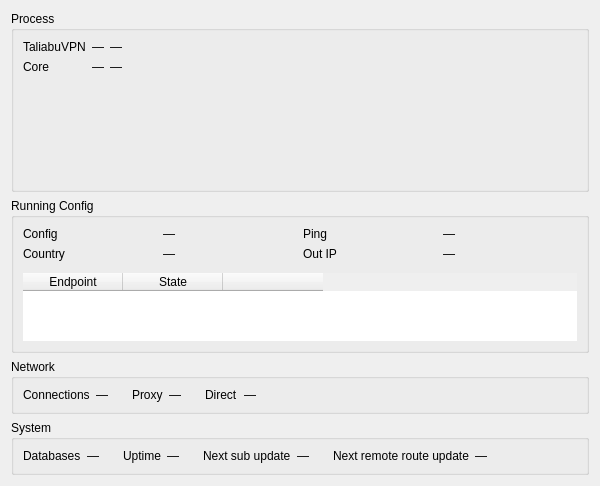
<?xml version="1.0" encoding="UTF-8"?>
<ui version="4.0">
 <class>RuntimeStatsWidget</class>
 <widget class="QWidget" name="RuntimeStatsWidget">
  <property name="geometry">
   <rect>
    <x>0</x>
    <y>0</y>
    <width>600</width>
    <height>470</height>
   </rect>
  </property>
  <layout class="QGridLayout" name="rootGrid">
   <item row="0" column="0">
    <widget class="QGroupBox" name="groupProcess">
     <property name="title">
      <string>Process</string>
     </property>
     <layout class="QVBoxLayout" name="processLayout">
      <item>
       <layout class="QGridLayout" name="tableGrid">
        <item row="0" column="0">
         <widget class="QLabel" name="labelThroneName">
          <property name="text">
           <string notr="true">TaliabuVPN</string>
          </property>
         </widget>
        </item>
        <item row="0" column="1">
         <widget class="QLabel" name="vThroneCpu">
          <property name="text">
           <string notr="true">—</string>
          </property>
          <property name="alignment">
           <set>Qt::AlignmentFlag::AlignRight|Qt::AlignmentFlag::AlignTrailing|Qt::AlignmentFlag::AlignVCenter</set>
          </property>
         </widget>
        </item>
        <item row="0" column="2">
         <widget class="QLabel" name="vThroneRam">
          <property name="text">
           <string notr="true">—</string>
          </property>
          <property name="alignment">
           <set>Qt::AlignmentFlag::AlignRight|Qt::AlignmentFlag::AlignTrailing|Qt::AlignmentFlag::AlignVCenter</set>
          </property>
         </widget>
        </item>
        <item row="1" column="0">
         <widget class="QLabel" name="labelCoreName">
          <property name="text">
           <string>Core</string>
          </property>
         </widget>
        </item>
        <item row="1" column="1">
         <widget class="QLabel" name="vCoreCpu">
          <property name="text">
           <string notr="true">—</string>
          </property>
          <property name="alignment">
           <set>Qt::AlignmentFlag::AlignRight|Qt::AlignmentFlag::AlignTrailing|Qt::AlignmentFlag::AlignVCenter</set>
          </property>
         </widget>
        </item>
        <item row="1" column="2">
         <widget class="QLabel" name="vCoreRam">
          <property name="text">
           <string notr="true">—</string>
          </property>
          <property name="alignment">
           <set>Qt::AlignmentFlag::AlignRight|Qt::AlignmentFlag::AlignTrailing|Qt::AlignmentFlag::AlignVCenter</set>
          </property>
         </widget>
        </item>
        <item row="0" column="3" rowspan="2">
         <spacer name="tableSpacer">
          <property name="orientation">
           <enum>Qt::Orientation::Horizontal</enum>
          </property>
          <property name="sizeHint" stdset="0">
           <size>
            <width>12</width>
            <height>0</height>
           </size>
          </property>
         </spacer>
        </item>
       </layout>
      </item>
      <item>
       <layout class="QHBoxLayout" name="chartsRow">
        <item>
         <widget class="MiniChartWidget" name="cpuChart" native="true">
          <property name="minimumSize">
           <size>
            <width>0</width>
            <height>100</height>
           </size>
          </property>
         </widget>
        </item>
        <item>
         <widget class="MiniChartWidget" name="ramChart" native="true">
          <property name="minimumSize">
           <size>
            <width>0</width>
            <height>100</height>
           </size>
          </property>
         </widget>
        </item>
       </layout>
      </item>
     </layout>
    </widget>
   </item>
   <item row="1" column="0">
    <widget class="QGroupBox" name="groupRunning">
     <property name="title">
      <string>Running Config</string>
     </property>
     <layout class="QVBoxLayout" name="runningLayout">
      <item>
       <layout class="QGridLayout" name="formRunning">
        <item row="3" column="1">
         <widget class="QLabel" name="vCountry">
          <property name="text">
           <string notr="true">—</string>
          </property>
         </widget>
        </item>
        <item row="3" column="0">
         <widget class="QLabel" name="labelCountry">
          <property name="text">
           <string>Country</string>
          </property>
         </widget>
        </item>
        <item row="2" column="1">
         <widget class="QLabel" name="vCfgName">
          <property name="text">
           <string notr="true">—</string>
          </property>
         </widget>
        </item>
        <item row="2" column="0">
         <widget class="QLabel" name="labelCfgName">
          <property name="text">
           <string>Config</string>
          </property>
         </widget>
        </item>
        <item row="3" column="2">
         <widget class="QLabel" name="labelOutIp">
          <property name="text">
           <string>Out IP</string>
          </property>
         </widget>
        </item>
        <item row="3" column="3">
         <widget class="QLabel" name="vOutIp">
          <property name="text">
           <string notr="true">—</string>
          </property>
          <property name="textInteractionFlags">
           <set>Qt::TextInteractionFlag::TextSelectableByMouse</set>
          </property>
         </widget>
        </item>
        <item row="2" column="3">
         <widget class="QLabel" name="vPing">
          <property name="text">
           <string notr="true">—</string>
          </property>
         </widget>
        </item>
        <item row="2" column="2">
         <widget class="QLabel" name="labelPing">
          <property name="text">
           <string>Ping</string>
          </property>
         </widget>
        </item>
       </layout>
      </item>
      <item>
       <widget class="QWidget" name="groupEndpoints" native="true">
        <layout class="QVBoxLayout" name="endpointsLayout">
         <property name="spacing">
          <number>4</number>
         </property>
         <property name="leftMargin">
          <number>0</number>
         </property>
         <property name="topMargin">
          <number>6</number>
         </property>
         <property name="rightMargin">
          <number>0</number>
         </property>
         <property name="bottomMargin">
          <number>0</number>
         </property>
         <item>
          <widget class="QTableWidget" name="endpointsTable">
           <property name="frameShape">
            <enum>QFrame::Shape::NoFrame</enum>
           </property>
           <property name="alternatingRowColors">
            <bool>true</bool>
           </property>
           <property name="showGrid">
            <bool>false</bool>
           </property>
           <property name="wordWrap">
            <bool>false</bool>
           </property>
           <column>
            <property name="text">
             <string>Endpoint</string>
            </property>
           </column>
           <column>
            <property name="text">
             <string>State</string>
            </property>
           </column>
           <column>
            <property name="text">
             <string/>
            </property>
           </column>
          </widget>
         </item>
        </layout>
       </widget>
      </item>
     </layout>
    </widget>
   </item>
   <item row="2" column="0">
    <widget class="QGroupBox" name="groupNetwork">
     <property name="title">
      <string>Network</string>
     </property>
     <layout class="QGridLayout" name="formNetwork">
      <item row="0" column="0">
       <widget class="QLabel" name="labelConns">
        <property name="text">
         <string>Connections</string>
        </property>
       </widget>
      </item>
      <item row="0" column="1">
       <widget class="QLabel" name="vConns">
        <property name="text">
         <string notr="true">—</string>
        </property>
       </widget>
      </item>
      <item row="0" column="2">
       <spacer name="networkGap1">
        <property name="orientation">
         <enum>Qt::Orientation::Horizontal</enum>
        </property>
        <property name="sizeType">
         <enum>QSizePolicy::Policy::Fixed</enum>
        </property>
        <property name="sizeHint" stdset="0">
         <size>
          <width>18</width>
          <height>0</height>
         </size>
        </property>
       </spacer>
      </item>
      <item row="0" column="3">
       <widget class="QLabel" name="labelSpeedProxy">
        <property name="text">
         <string>Proxy</string>
        </property>
       </widget>
      </item>
      <item row="0" column="4">
       <widget class="QLabel" name="vSpeedProxy">
        <property name="text">
         <string notr="true">—</string>
        </property>
       </widget>
      </item>
      <item row="0" column="5">
       <spacer name="networkGap2">
        <property name="orientation">
         <enum>Qt::Orientation::Horizontal</enum>
        </property>
        <property name="sizeType">
         <enum>QSizePolicy::Policy::Fixed</enum>
        </property>
        <property name="sizeHint" stdset="0">
         <size>
          <width>18</width>
          <height>0</height>
         </size>
        </property>
       </spacer>
      </item>
      <item row="0" column="6">
       <widget class="QLabel" name="labelSpeedDirect">
        <property name="text">
         <string>Direct</string>
        </property>
       </widget>
      </item>
      <item row="0" column="7">
       <widget class="QLabel" name="vSpeedDirect">
        <property name="text">
         <string notr="true">—</string>
        </property>
       </widget>
      </item>
      <item row="0" column="8">
       <spacer name="networkTail">
        <property name="orientation">
         <enum>Qt::Orientation::Horizontal</enum>
        </property>
        <property name="sizeHint" stdset="0">
         <size>
          <width>0</width>
          <height>0</height>
         </size>
        </property>
       </spacer>
      </item>
     </layout>
    </widget>
   </item>
   <item row="3" column="0">
    <widget class="QGroupBox" name="groupSystem">
     <property name="title">
      <string>System</string>
     </property>
     <layout class="QGridLayout" name="formSystem">
      <item row="0" column="0">
       <widget class="QLabel" name="labelDbSize">
        <property name="text">
         <string>Databases</string>
        </property>
       </widget>
      </item>
      <item row="0" column="1">
       <widget class="QLabel" name="vDbSize">
        <property name="text">
         <string notr="true">—</string>
        </property>
       </widget>
      </item>
      <item row="0" column="2">
       <spacer name="systemGap1">
        <property name="orientation">
         <enum>Qt::Orientation::Horizontal</enum>
        </property>
        <property name="sizeType">
         <enum>QSizePolicy::Policy::Fixed</enum>
        </property>
        <property name="sizeHint" stdset="0">
         <size>
          <width>18</width>
          <height>0</height>
         </size>
        </property>
       </spacer>
      </item>
      <item row="0" column="3">
       <widget class="QLabel" name="labelUptime">
        <property name="text">
         <string>Uptime</string>
        </property>
       </widget>
      </item>
      <item row="0" column="4">
       <widget class="QLabel" name="vUptime">
        <property name="text">
         <string notr="true">—</string>
        </property>
       </widget>
      </item>
      <item row="0" column="5">
       <spacer name="systemGap2">
        <property name="orientation">
         <enum>Qt::Orientation::Horizontal</enum>
        </property>
        <property name="sizeType">
         <enum>QSizePolicy::Policy::Fixed</enum>
        </property>
        <property name="sizeHint" stdset="0">
         <size>
          <width>18</width>
          <height>0</height>
         </size>
        </property>
       </spacer>
      </item>
      <item row="0" column="6">
       <widget class="QLabel" name="labelSubUpdate">
        <property name="text">
         <string>Next sub update</string>
        </property>
       </widget>
      </item>
      <item row="0" column="7">
       <widget class="QLabel" name="vSubUpdate">
        <property name="text">
         <string notr="true">—</string>
        </property>
       </widget>
      </item>
      <item row="0" column="8">
       <spacer name="systemGap3">
        <property name="orientation">
         <enum>Qt::Orientation::Horizontal</enum>
        </property>
        <property name="sizeType">
         <enum>QSizePolicy::Policy::Fixed</enum>
        </property>
        <property name="sizeHint" stdset="0">
         <size>
          <width>18</width>
          <height>0</height>
         </size>
        </property>
       </spacer>
      </item>
      <item row="0" column="9">
       <widget class="QLabel" name="labelRouteUpdate">
        <property name="text">
         <string>Next remote route update</string>
        </property>
       </widget>
      </item>
      <item row="0" column="10">
       <widget class="QLabel" name="vRouteUpdate">
        <property name="text">
         <string notr="true">—</string>
        </property>
       </widget>
      </item>
      <item row="0" column="11">
       <spacer name="systemTail">
        <property name="orientation">
         <enum>Qt::Orientation::Horizontal</enum>
        </property>
        <property name="sizeHint" stdset="0">
         <size>
          <width>0</width>
          <height>0</height>
         </size>
        </property>
       </spacer>
      </item>
     </layout>
    </widget>
   </item>
  </layout>
 </widget>
 <customwidgets>
  <customwidget>
   <class>MiniChartWidget</class>
   <extends>QWidget</extends>
   <header>include/ui/stats/MiniChartWidget.h</header>
   <container>1</container>
  </customwidget>
 </customwidgets>
 <resources/>
 <connections/>
</ui>
